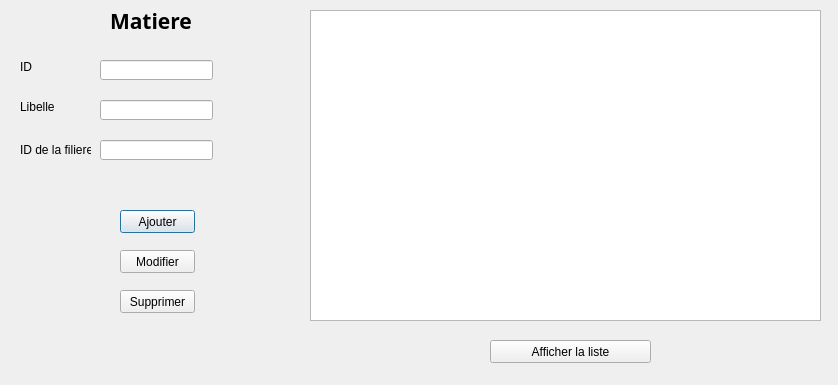
<?xml version="1.0" encoding="UTF-8"?>
<ui version="4.0">
 <class>matiere</class>
 <widget class="QDialog" name="matiere">
  <property name="geometry">
   <rect>
    <x>0</x>
    <y>0</y>
    <width>838</width>
    <height>385</height>
   </rect>
  </property>
  <property name="windowTitle">
   <string>Dialog</string>
  </property>
  <widget class="QLabel" name="label">
   <property name="geometry">
    <rect>
     <x>10</x>
     <y>10</y>
     <width>371</width>
     <height>271</height>
    </rect>
   </property>
   <property name="text">
    <string/>
   </property>
  </widget>
  <widget class="QLineEdit" name="lineEdit_idmat">
   <property name="geometry">
    <rect>
     <x>100</x>
     <y>60</y>
     <width>113</width>
     <height>20</height>
    </rect>
   </property>
  </widget>
  <widget class="QLineEdit" name="lineEdit_libel">
   <property name="geometry">
    <rect>
     <x>100</x>
     <y>100</y>
     <width>113</width>
     <height>20</height>
    </rect>
   </property>
  </widget>
  <widget class="QLineEdit" name="lineEdit_idfil">
   <property name="geometry">
    <rect>
     <x>100</x>
     <y>140</y>
     <width>113</width>
     <height>20</height>
    </rect>
   </property>
  </widget>
  <widget class="QLabel" name="label_2">
   <property name="geometry">
    <rect>
     <x>20</x>
     <y>60</y>
     <width>47</width>
     <height>13</height>
    </rect>
   </property>
   <property name="text">
    <string>ID</string>
   </property>
  </widget>
  <widget class="QLabel" name="label_3">
   <property name="geometry">
    <rect>
     <x>20</x>
     <y>100</y>
     <width>47</width>
     <height>13</height>
    </rect>
   </property>
   <property name="text">
    <string>Libelle</string>
   </property>
  </widget>
  <widget class="QLabel" name="label_4">
   <property name="geometry">
    <rect>
     <x>20</x>
     <y>140</y>
     <width>71</width>
     <height>20</height>
    </rect>
   </property>
   <property name="text">
    <string>ID de la filiere</string>
   </property>
  </widget>
  <widget class="QLabel" name="label_5">
   <property name="geometry">
    <rect>
     <x>110</x>
     <y>10</y>
     <width>91</width>
     <height>21</height>
    </rect>
   </property>
   <property name="font">
    <font>
     <family>Arial Black</family>
     <pointsize>16</pointsize>
     <weight>75</weight>
     <bold>true</bold>
    </font>
   </property>
   <property name="text">
    <string>Matiere</string>
   </property>
  </widget>
  <widget class="QPushButton" name="pushButton_ajoutmat">
   <property name="geometry">
    <rect>
     <x>120</x>
     <y>210</y>
     <width>75</width>
     <height>23</height>
    </rect>
   </property>
   <property name="text">
    <string>Ajouter</string>
   </property>
  </widget>
  <widget class="QPushButton" name="pushButton_modifmat">
   <property name="geometry">
    <rect>
     <x>120</x>
     <y>250</y>
     <width>75</width>
     <height>23</height>
    </rect>
   </property>
   <property name="text">
    <string>Modifier</string>
   </property>
  </widget>
  <widget class="QPushButton" name="pushButton_suppmat">
   <property name="geometry">
    <rect>
     <x>120</x>
     <y>290</y>
     <width>75</width>
     <height>23</height>
    </rect>
   </property>
   <property name="text">
    <string>Supprimer</string>
   </property>
  </widget>
  <widget class="QTableView" name="tableView_mat">
   <property name="geometry">
    <rect>
     <x>310</x>
     <y>10</y>
     <width>511</width>
     <height>311</height>
    </rect>
   </property>
  </widget>
  <widget class="QPushButton" name="pushButton_affichmat">
   <property name="geometry">
    <rect>
     <x>490</x>
     <y>340</y>
     <width>161</width>
     <height>23</height>
    </rect>
   </property>
   <property name="text">
    <string>Afficher la liste</string>
   </property>
  </widget>
 </widget>
 <resources/>
 <connections/>
</ui>
